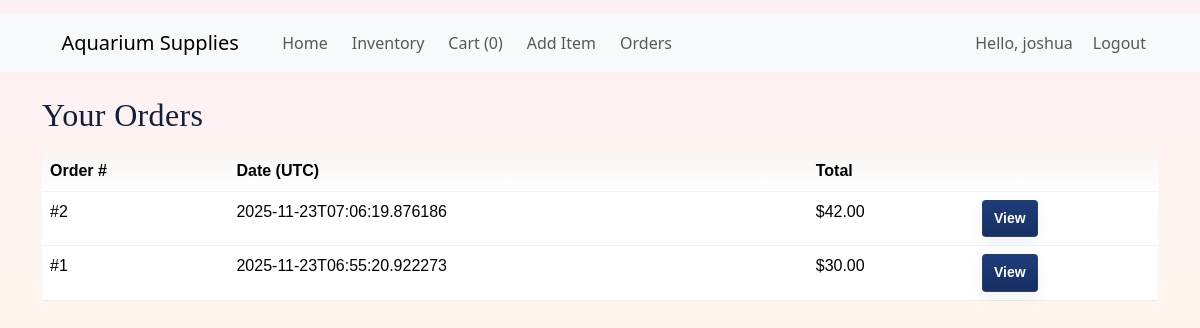
/orders (signed in), run on the app's committed database.
### tables this page shows
CREATE TABLE orders (
        id INTEGER PRIMARY KEY AUTOINCREMENT,
        user_id INTEGER NOT NULL,
        created_at TEXT NOT NULL,
        total REAL NOT NULL DEFAULT 0,
        FOREIGN KEY(user_id) REFERENCES users(id)
    );

### app.py (the view)
@app.route("/orders")
@login_required
def orders():
    db = get_db()
    user_id = session.get("user_id")
    cur = db.execute("SELECT * FROM orders WHERE user_id = ? ORDER BY created_at DESC", (user_id,))
    orders = [row_to_dict(r) for r in cur.fetchall()]
    return render_template("orders.html", orders=orders)

### app.py (called while the page is built)
def get_db():
    db = getattr(g, "_database", None)
    if db is None:
        db = g._database = sqlite3.connect(DATABASE)
        db.row_factory = sqlite3.Row
    return db

def row_to_dict(row: sqlite3.Row):
    if row is None:
        return None
    return {k: row[k] for k in row.keys()}

def ensure_users_have_is_admin_column(db):
    try:
        cur = db.execute("PRAGMA table_info(users)")
        rows = cur.fetchall()
        cols = [r["name"] for r in rows]
        if "is_admin" not in cols:
            db.execute("ALTER TABLE users ADD COLUMN is_admin INTEGER DEFAULT 0")
            db.commit()
    except sqlite3.OperationalError:
        pass

@app.teardown_appcontext
def close_connection(exception):
    db = getattr(g, "_database", None)
    if db is not None:
        db.close()

def login_required(f):
    @wraps(f)
    def decorated_function(*args, **kwargs):
        if not session.get("user_id"):
            return redirect(url_for("login", next=request.path))
        return f(*args, **kwargs)
    return decorated_function

@app.before_request
def ensure_db_on_request():
    init_db()

### templates/orders.html
{% extends "base.html" %}
{% block content %}
<h2>Your Orders</h2>
{% if orders %}
  <table class="table">
    <thead>
      <tr><th>Order #</th><th>Date (UTC)</th><th>Total</th><th></th></tr>
    </thead>
    <tbody>
      {% for o in orders %}
      <tr>
        <td>#{{ o.id }}</td>
        <td>{{ o.created_at }}</td>
        <td>${{ "%.2f"|format(o.total) }}</td>
        <td><a class="btn btn-sm btn-primary" href="{{ url_for('order_detail', order_id=o.id) }}">View</a></td>
      </tr>
      {% endfor %}
    </tbody>
  </table>
{% else %}
  <p>You have no orders yet. <a href="{{ url_for('inventory') }}">Shop now</a>.</p>
{% endif %}
{% endblock %}

### static/japanese.css (style rules this page uses)
body { background: linear-gradient(180deg, #FDEFF3 0%, #FFF8EE 50%, #F6F9FF 100%); position: relative; overflow-x: hidden; padding-bottom: 140px; color: #222831; font-family: "Noto Sans JP", system-ui, -apple-system, "Segoe UI", Roboto, "Helvetica Neue", Arial, sans-serif; -webkit-font-smoothing:antialiased; -moz-osx-font-smoothing:grayscale; }
body::after { content: ""; position: fixed; inset: 0; background-image: url("/static/images/washi.png"); background-repeat: repeat; opacity: 0.08; pointer-events: none; z-index: -1; }
body::before { content: ""; position: fixed; left: 0; bottom: 0; width: 220%; height: 160px; background: url("/static/images/ukiyoe-wave.svg") repeat-x; background-size: auto 160px; animation: wave 18s linear infinite; pointer-events: none; z-index: 0; opacity: 0.9; }
h2, h3 { font-family: "Noto Serif JP", "Noto Sans JP", serif; color: #10203b; margin-bottom: 8px; letter-spacing: .01em; }
p, td, th, label { font-family: "Noto Sans JP", sans-serif; color: #2b3036; }
.btn, button, .btn-primary { display:inline-block; padding:.45rem .7rem; border-radius:4px; border: 1px solid rgba(16,32,59,0.08); background: linear-gradient(180deg, #fffdfa, #f7f3ef); color: #10203b; font-weight: 600; cursor: pointer; transition: transform .12s ease, box-shadow .12s ease; }
.btn.primary, .btn-primary { background: linear-gradient(180deg, #1f3b7a, #173063); color: #fffdfa; border: 1px solid rgba(212,175,55,0.08); box-shadow: 0 6px 14px rgba(31,59,122,0.08); }
table { width:100%; border-collapse:collapse; margin-top:16px; }
th, td { padding:10px 12px; border-bottom: 1px solid rgba(16,32,59,0.05); }
th { background: linear-gradient(180deg,#f8f5f2,#fff); font-weight:700; }

### templates/base.html (style rules this page uses)
html, body { height: 100%; margin: 0; }
body { font-family: "Noto Sans JP", system-ui, -apple-system, "Segoe UI", Roboto, "Helvetica Neue", Arial, sans-serif; color: #222; background: linear-gradient(120deg, #FDEFF3 0%, #FFFAE6 35%, #E8F3FF 70%, #F0FFFF 100%); background-size: 300% 300%; animation: bgShift 12s ease infinite; -webkit-font-smoothing: antialiased; -moz-osx-font-smoothing: grayscale; min-height: 100vh; }

### data on the page
orders: id "2", created_at "2025-11-23T07:06:19.876186", total "42.00"
orders: id "1", created_at "2025-11-23T06:55:20.922273", total "30.00"

### other printed values
{{ session.get('cart')|length if session.get('cart') else 0 }} "0"
{{ session.get('username') }} "joshua"
